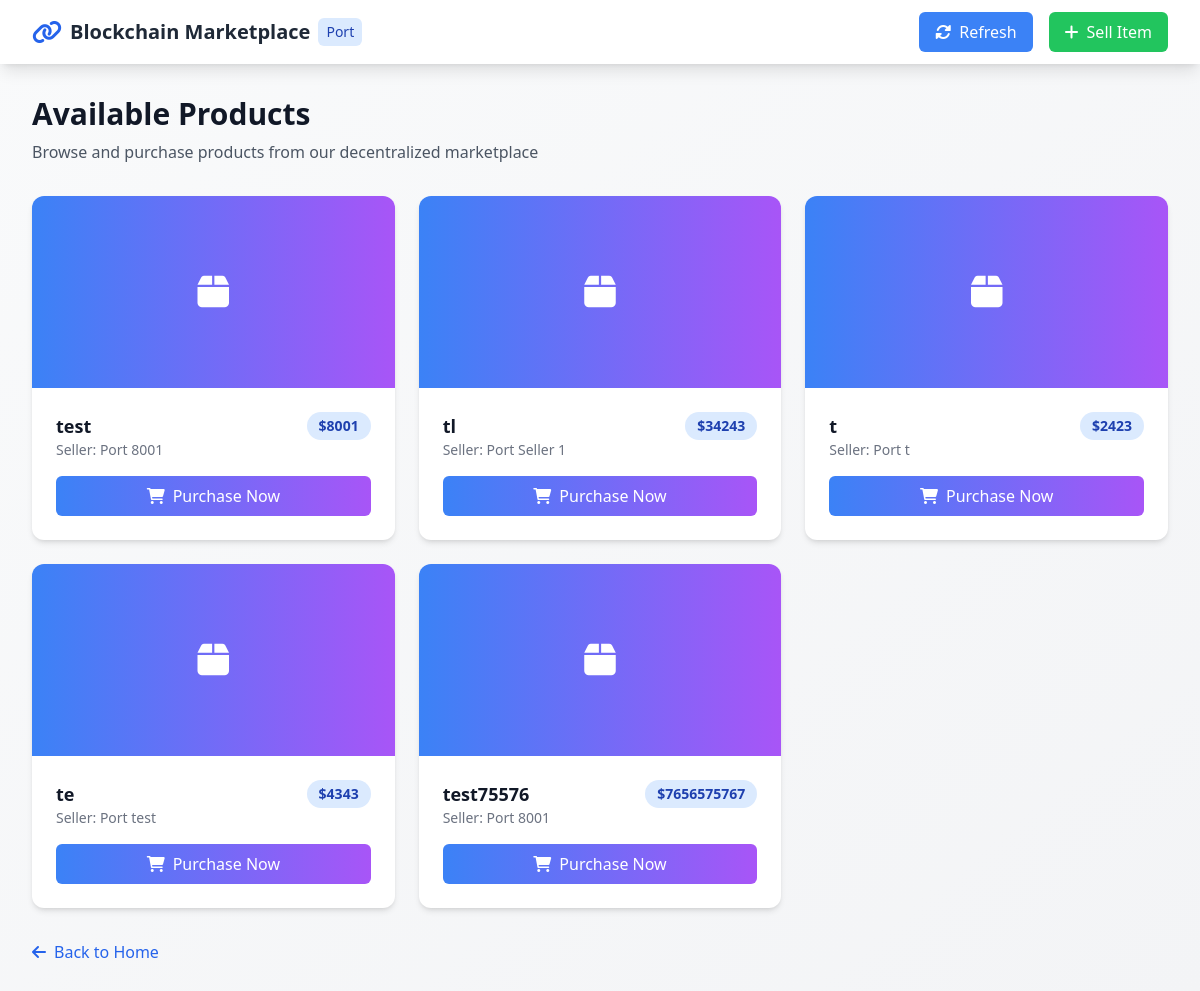
The app's page /buy, older data.
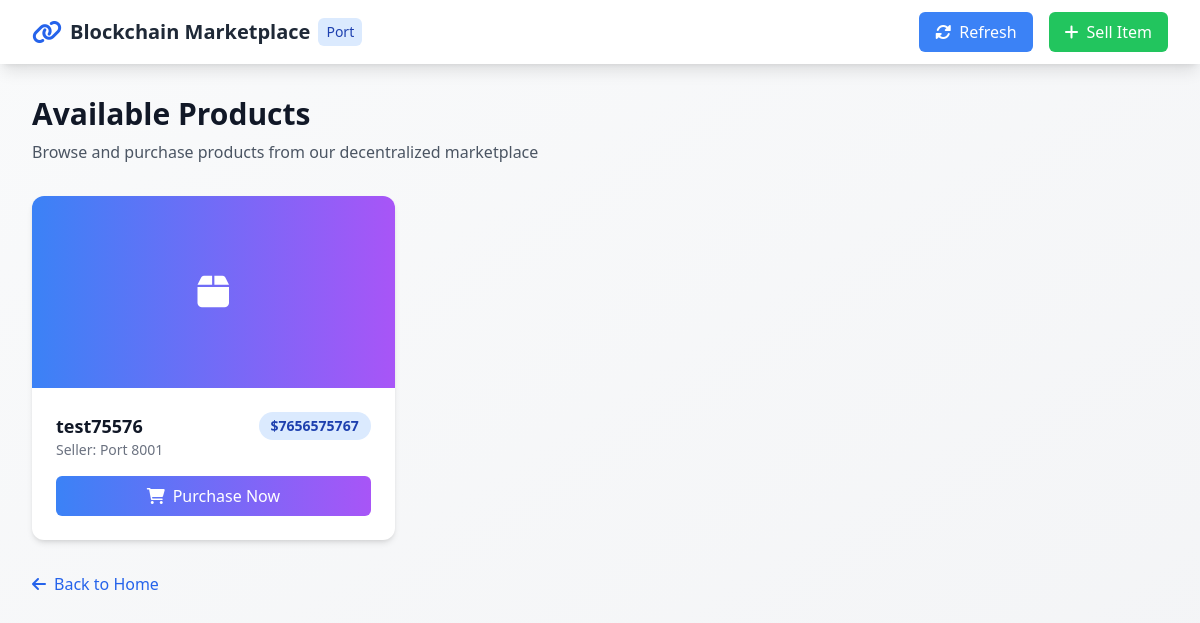
The same page, newer data.
### tables this page shows
CREATE TABLE transactions (
                    id INTEGER PRIMARY KEY AUTOINCREMENT,
                    sender TEXT,
                    receiver TEXT,
                    product TEXT,
                    amount INTEGER,
                    type TEXT
                );

### node.py (the view)
@app.route('/buy')
def buy_page():
    listings = get_all_listings()
    return render_template('buy.html', listings=listings)

### templates/buy.html (shortened to what this page needs)
<!DOCTYPE html>
<html lang="en">
<head>
    <script src="https://cdn.tailwindcss.com"></script>
    <link rel="stylesheet" href="https://cdnjs.cloudflare.com/ajax/libs/font-awesome/6.0.0/css/all.min.css">
</head>
<body class="bg-gradient-to-br from-gray-50 to-gray-100">
    <div class="min-h-screen">
        <nav class="bg-white shadow-lg">
            <div class="max-w-7xl mx-auto px-4 sm:px-6 lg:px-8">
                <div class="flex justify-between h-16">
                    <div class="flex items-center">
                        <a href="/" class="flex items-center">
                            <i class="fas fa-link text-blue-600 text-2xl mr-2"></i>
                            <span class="text-xl font-bold text-gray-800">Blockchain Marketplace</span>
                            <span class="ml-2 px-2 py-1 bg-blue-100 text-blue-800 text-sm rounded-md">Port <span id="currentPort">-</span></span>
                        </a>
                    </div>
                    <div class="flex items-center space-x-4">
                        <button onclick="location.reload()" class="bg-blue-500 text-white px-4 py-2 rounded-md hover:bg-blue-600 transition-colors">
                            <i class="fas fa-sync-alt mr-2"></i>Refresh
                        </button>
                        <a href="/sell" class="bg-green-500 text-white px-4 py-2 rounded-md hover:bg-green-600 transition-colors">
                            <i class="fas fa-plus mr-2"></i>Sell Item
                        </a>
                    </div>
                </div>
            </div>
        </nav>
        <div class="max-w-7xl mx-auto px-4 sm:px-6 lg:px-8 py-8">
            <div class="mb-8">
                <h1 class="text-3xl font-bold text-gray-900">Available Products</h1>
                <p class="mt-2 text-gray-600">Browse and purchase products from our decentralized marketplace</p>
            </div>
            <div class="grid grid-cols-1 md:grid-cols-2 lg:grid-cols-3 gap-6 mb-8">
                {% for listing in listings %}
                <div class="bg-white rounded-xl shadow-md overflow-hidden transform transition-all duration-300 hover:scale-105">
                    <div class="bg-gradient-to-r from-blue-500 to-purple-500 h-48 flex items-center justify-center">
                        <i class="fas fa-box text-white text-4xl"></i>
                    </div>
                    <div class="p-6">
                        <div class="flex justify-between items-start mb-4">
                            <div>
                                <h3 class="text-lg font-semibold text-gray-900">{{ listing.product }}</h3>
                                <p class="text-sm text-gray-500">Seller: Port {{ listing.sender }}</p>
                            </div>
                            <span class="bg-blue-100 text-blue-800 text-sm font-semibold px-3 py-1 rounded-full">
                                ${{ listing.amount }}
                            </span>
                        </div>
                        <button onclick="purchaseProduct('{{ listing.sender }}', '{{ listing.product }}')"
                            class="w-full bg-gradient-to-r from-blue-500 to-purple-500 text-white px-4 py-2 rounded-md hover:from-blue-600 hover:to-purple-600 transition-colors flex items-center justify-center">
                            <i class="fas fa-shopping-cart mr-2"></i>
                            Purchase Now
                        </button>
                    </div>
                </div>
                {% endfor %}
            </div>
            <div class="mt-8">
                <a href="/" class="inline-flex items-center text-blue-600 hover:text-blue-800">
                    <i class="fas fa-arrow-left mr-2"></i>
                    Back to Home
                </a>
            </div>
        </div>
    </div>
</body>
</html>

Row changes from the older to the newer data that the page shows:
removed transactions: product "test", sender "8001", amount "8001"
removed transactions: product "tl", sender "Seller 1", amount "34243"
removed transactions: product "t", sender "t", amount "2423"
removed transactions: product "te", sender "test", amount "4343"
